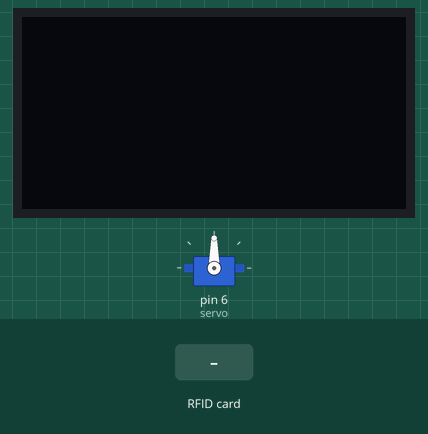
Simulated run of this sketch. Board: Arduino Uno, built with avr-gcc and run on an emulated ATmega328P. On the bench: 128×64 one-colour display, servo. The inputs (shaded band) are chosen by the test bench. The display library's start-up logo is not drawn; what the sketch prints to the serial monitor is not drawn.

Above: at 3.3 s.
3.4 s: RFID card 01 23 45 67 held to the reader
At 4.2 s:
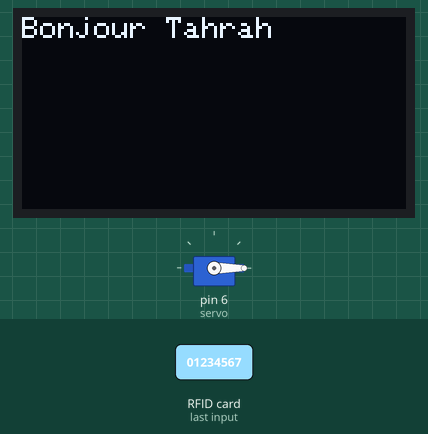
At 19.2 s:
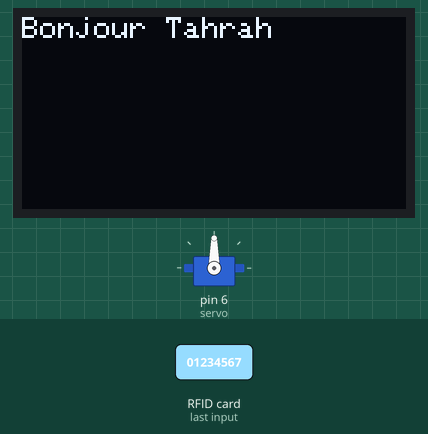
Timing chart, 0 to 19.9 s (numbered marks = the images above; inputs shaded):
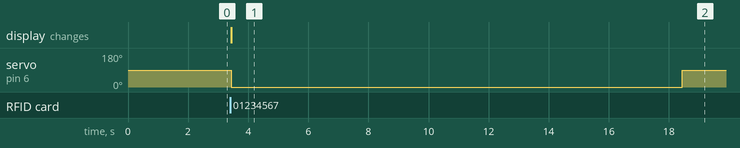

Measured:
- after the input at 3.4 s, servo on pin 6 (servo): 90° → 0° at once, → 90° 15.0 s later; the display: changes at once (image 1)

The sketch:

rfid_door_control.ino
```cpp
// The following libraries ensure the functionning of our sketch, Both adafruit librairies are for the OLED Display.
#include <Wire.h>
#include <Adafruit_GFX.h>
#include <Adafruit_SSD1306.h>
#include <SPI.h>
#include <MFRC522.h>
#include <Servo.h>

// Define RFID pins
#define RST_PIN 9
#define SS_PIN  10

// Define OLED screen dimensions and reset pin, if dealing with a screen in a different size then edit the height and width, obviously in pixels.
#define SCREEN_WIDTH 128
#define SCREEN_HEIGHT 64
#define OLED_RESET -1

// Initialize the SSD1306 display with I2C address 0x3C
Adafruit_SSD1306 display(SCREEN_WIDTH, SCREEN_HEIGHT, &Wire, OLED_RESET);

// Initialize the MFRC522 RFID module
MFRC522 mfrc522(SS_PIN, RST_PIN);

// Define a structure to hold RFID card data and names
struct RFIDCard {
  byte uid[4];  // RFID card UID acquired through the dumpinfo example from the MFRC522 Librairy
  char name[20];  // Name associated with the RFID card, up to 20 characters ( Basically the card holder that will be displayed on the screen )
};

// Define your RFID card data here
RFIDCard cards[] = {
  {{0x01, 0x23, 0x45, 0x67}, "Tahrah"},  // Example card 1
  {{0x89, 0xAB, 0xCD, 0xEF}, "Niwar"},    // Example card 2
  // obviously more cards/users can be added if needed
};

// Initialize the servo motor
Servo servo;

// Setup function runs once when the device starts, as its name states it sets everything up for our loop ;)
void setup() {
  Serial.begin(9600);  // Start serial communication
  Wire.begin();  // Start I2C communication
  display.begin(SSD1306_SWITCHCAPVCC, 0x3C);  // Initialize the OLED display
  display.display();  // Display initialization
  delay(2000);  // Delay for OLED initialization
  display.clearDisplay();  // Clear the display buffer
  display.setTextSize(1);  // Set text size
  display.setTextColor(SSD1306_WHITE);  // Set text color

  SPI.begin();  // Start SPI communication
  mfrc522.PCD_Init();  // Initialize MFRC522 RFID module

  servo.attach(6); // Connect servo to pin 6
  Serial.println(F("Please scan your card :D"));  // Print message to serial monitor
}

// Loop function runs repeatedly as long as the device is powered on
void loop() {
  if (!mfrc522.PICC_IsNewCardPresent()) {
    return;  // Exit loop if no new card is present
  }

  if (!mfrc522.PICC_ReadCardSerial()) {
    return;  // Exit loop if card serial reading fails
  }
// Both checks are made to make sure we're not running the loop infinitely when no card is present or when the card read sequence fails.
  // Check if the scanned UID matches with any stored card, iterates through all elements of the cards structure, in our case it's only two.
  for (int i = 0; i < sizeof(cards) / sizeof(cards[0]); i++) {
    bool match = true;
    for (int j = 0; j < 4; j++) {
      if (cards[i].uid[j] != mfrc522.uid.uidByte[j]) {
        match = false;
        break;
      }
    }
    if (match) {
      // Display greeting message on OLED
      display.clearDisplay();  // Clear previous content
      display.setCursor(0, 0);  // Set cursor position
      display.print("Bonjour ");  // Display greeting
      display.println(cards[i].name);  // Display cardholder's name, in our case it'll display either "Bonjour Tahrah" Or "Bonjour Niwar", if more users were part of our cards structure it would display their names too.
      display.display();  // Update OLED display

      // Rotate servo to 0 degrees
      servo.write(0);  // Rotate servo to 0 degrees, basically opening the door.
      delay(15000); // Wait 15 seconds, we chose this delay to make sure the car has enough time to pass through, although it's very easily editable.
      servo.write(90); // Rotate servo back to original position, eventually closing the door.
      delay(1000); // Delay for servo movement
      break; // Exit loop once card is matched
    }
  }

  mfrc522.PICC_HaltA();  // Halt communication with the RFID card
}
```
